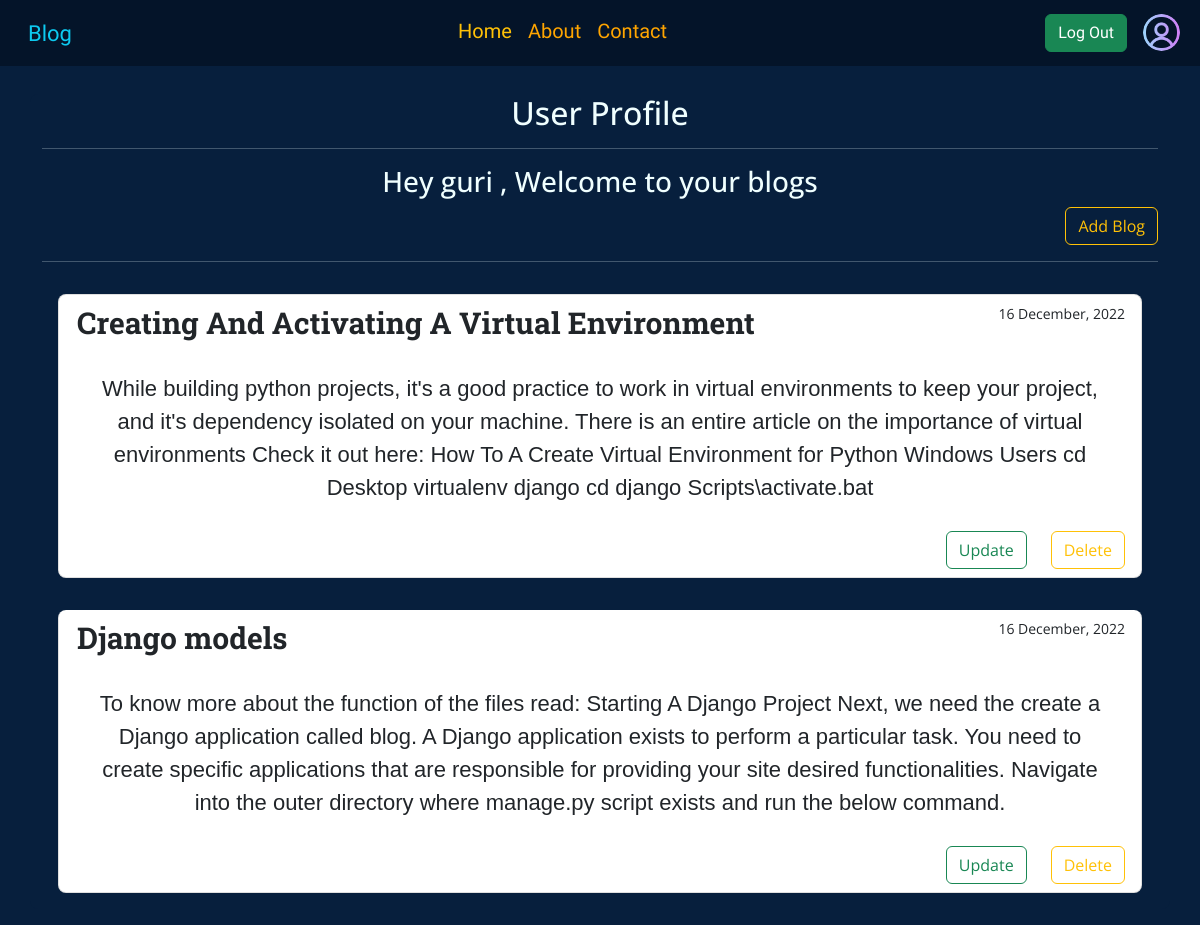
Screenshot of /profile/ (signed in) with the database file from the repository.
### grapp/models.py (models this page shows)
class User_Blog(models.Model):
    U_id = models.BigAutoField(primary_key=True)
    Title = models.CharField(max_length=200)
    Desc = models.CharField(max_length=2000)
    Date = models.DateField(auto_now_add=True)
    Author = models.CharField(max_length=50, default="Gaurav")

### grapp/views.py (the view)
# urls.py: path("profile/", views.User_profile, name="profile"),
def User_profile(request):
    if request.user.is_authenticated:
        firstname = request.user.first_name
        username = request.user.username
        lastname = request.user.last_name
        if len(firstname) > 3 and len(lastname) > 2:
            author = f"{firstname} {lastname}"
        else:
            author = username
        blogdata = User_Blog.objects.filter(Author=author)
        context = {"blogs": blogdata, "name": author}
        return render(request, "blogapp/profile.html", context)
    else:
        return redirect("/")

### grapp/templates/blogapp/profile.html (shortened to what this page needs)
{% extends 'blogapp/base.html' %}
{% load static %}
{% block buttons %}
<div class="d-flex" role="button">
    <a class=" btn btn-success mx-2 " href="{% url 'logout' %}">Log Out</a>
    <a href="{% url 'profile' %}"><img class="mx-2 profile-img" title="Profile" src="{% static 'images/profile.png' %}"
            alt="Profile Icon"></a>
</div>
{% endblock buttons %}
{% block content %}
<div class="container h-100 text-center mycolor my-2 rounded-3 ">
    <div class="mt-4">
        <h2>User Profile</h2>
        <hr>
        <h3>Hey {{ name }} , Welcome to your blogs</h3>
        <div class="d-flex justify-content-end">
            <a href="{% url 'showblog' %}" class="btn btn-outline-warning ">Add Blog</a>
        </div>
        <hr>
        <div class="list-group m-3">
            {% for blg in blogs  %}
            <div class="list-group-item list-group-item-action flex-column align-items  my-3 rounded-3 ">
                <div class="d-flex w-100 justify-content-between">
                    <h3 class="mb-2">
                        <p class="font-heading text-dark">{{ blg.Title|capfirst }}</p>
                    </h3>
                    <small>{{ blg.Date|date:'d F, Y' }}</small>
                </div>
                <p class="mb-1">
                    <p class="font-para text-dark">{{ blg.Desc|capfirst }}</p>
                </p>
                <div class="d-grid gap-2 d-md-flex justify-content-end">
                    <a href="{% url 'update' blg.U_id %}" class="btn btn-outline-success mx-3">Update</a>
                    <a href="{% url 'delete' blg.U_id %}" class="btn btn-outline-warning">Delete</a>
                </div>
            </div>
            {% endfor %}
        </div>
    </div>
</div>
{% endblock content %}

### grapp/static/css/main.css (style rules this page uses)
body { padding-top: 70px; font-family: 'Open Sans', sans-serif; background-color: #071f3d; }
.font-heading { font-size: 30px; font-weight: bold; font-family: 'Roboto Slab', serif; margin: 2px; }
.font-para { font-size: 22px; font-family: 'Poppins', sans-serif; margin: 10px; padding: 11px; }
.mycolor { background-color: #071f3d; color: azure; }
.profile-img { width: 37px; height: 37px; border-radius: 50%; cursor: pointer; }

### rows the page displays
User_Blog: Title "Creating And Activating A Virtual Environment", Date "16 December, 2022", Desc "While building python projects, it's a good practice to work in virtual environments to keep your project, and it's dependency isolated on your machine. There is an entire article on the importance of virtual environments Check it out here: How To A Create Virtual Environment for Python Windows Users cd Desktop virtualenv django cd django Scripts\\activate.bat"
User_Blog: Title "Django models", Date "16 December, 2022", Desc "To know more about the function of the files read: Starting A Django Project Next, we need the create a Django application called blog. A Django application exists to perform a particular task. You need to create specific applications that are responsible for providing your site desired functionalities. Navigate into the outer directory where manage.py script exists and run the below command."

### other values shown
{{ name }} "guri"
